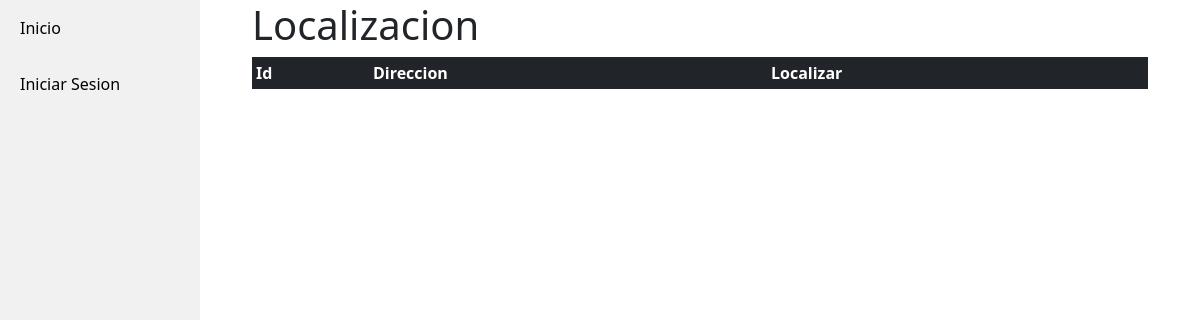
/localizacion/, run on an earlier commit of the app's database.
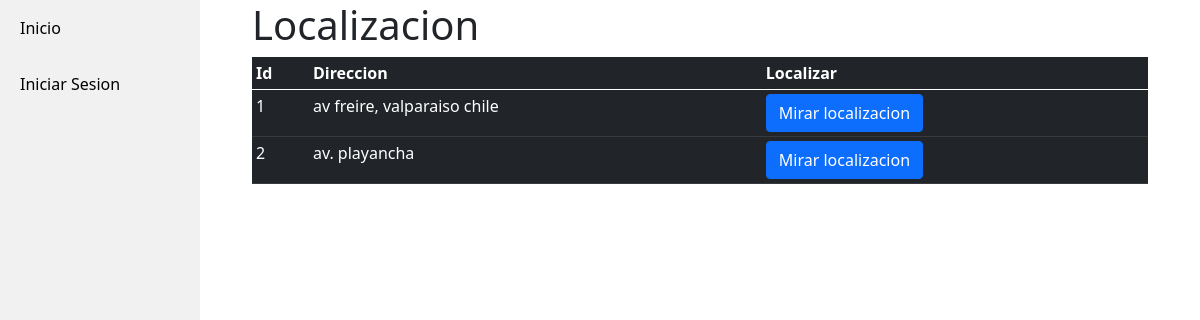
And on a later commit of the database.
### Crud/models.py (models this page shows, shortened)
class Direccion(models.Model):
    direccion = models.CharField(max_length=200)
    lat = models.CharField(max_length=100, blank=True, null=True)
    long = models.CharField(max_length=100, blank=True, null=True)

### ServicioWeb/views.py (the view)
# urls.py: path('localizacion/', views.localizacion, name = 'localizacion'),
def localizacion(request):
    direccion = Direccion.objects.all()
    context = {
        'direccion':direccion,
        'titulo': 'Localizacion',
    }
    return render(request, 'web/localizacion.html', context)

### ServicioWeb/templates/web/localizacion.html (shortened to what this page needs)
{% extends "base_generic.html" %}
{% block content %}
<div class="container-fluid">
    <div class="container">
        <div class="container">
            <h1>Localizacion</h1>
            <div class="table">
                <table id="localizacion" class="table table-sm table-dark">
                    <thead>
                        <tr>
                            <th>Id</th>
                            <th>Direccion</th>
                            <th>Localizar</th>
                        </tr>
                    </thead>
                    <tbody style="text-align: justify;">
                        {% for direccion in direccion %}
                        <tr>
                            <td>{{ direccion.id }}</td>
                            <td>{{ direccion.direccion }}</td>
                            <td><a href="{% url 'ServicioWeb:view_localizacion' direccion.id %}" class="btn btn-primary">Mirar localizacion</a></td>
                        </tr>
                        {% endfor %}
                    </tbody>
                </table>
            </div>
        </div>
    </div>
    {% endblock %}

### ServicioWeb/templates/base_generic.html (shortened to what this page needs)
<!DOCTYPE html>
<html lang="en">
<head>
    {% load static %}
    <link rel="stylesheet" href="{% static 'css/styles.css' %}">
    <link rel="stylesheet" href="{% static 'css/bootstrap.min.css' %}">
    <link rel="stylesheet" href="https://cdn.jsdelivr.net/npm/bootstrap-icons@1.4.1/font/bootstrap-icons.css">
</head>
<body>
    <div class="sidebar">
        {% if titulo == 'index' %}
        <span class="d-block d-sm-none"><a class="active" href="{% url 'ServicioWeb:index' %}">Inicio</a></span>
        <span class="d-none d-sm-block d-sm-inline mx-1"><a class="active" href="{% url 'ServicioWeb:index' %}">Inicio</a></span>
        {% else %}
        <span class="d-none d-sm-block d-sm-inline mx-1"><a class="" href="{% url 'ServicioWeb:index' %}">Inicio</a></span>
        {% endif %}
        {% if user.is_anonymous %}
            {% if titulo == 'Login' %}
            <span class="d-block d-sm-none"><a class="active" href="/login">Iniciar Sesion</a></span>
            <span class="d-none d-sm-block d-sm-inline mx-1"><a class="active" href="/login">Iniciar Sesion</a></span>
            {% else %}
            <span class="d-none d-sm-block d-sm-inline mx-1"><a class="" href="/login">Iniciar Sesion</a></span>
            {% endif %}
        {% endif %}
    </div>
    <div class="content">
        {% block content %}
        {% endblock %}
    </div>
</body>
</html>

### ServicioWeb/static/css/styles.css (style rules this page uses)
body { margin: 0; padding: 0; background-color: #17a2b8; height: 100vh; }
body { margin: 0; font-family: "Lato", sans-serif; }
.sidebar { margin: 0; padding: 0; width: 200px; background-color: #f1f1f1; position: fixed; height: 100%; overflow: auto; }
.sidebar a { display: block; color: black; padding: 16px; text-decoration: none; }
div.content { margin-left: 200px; padding: 1px 16px; height: 1000px; }

What changed in the data, as far as the page shows it:
added Direccion: id "1", direccion "av freire, valparaiso chile"
added Direccion: id "2", direccion "av. playancha"
